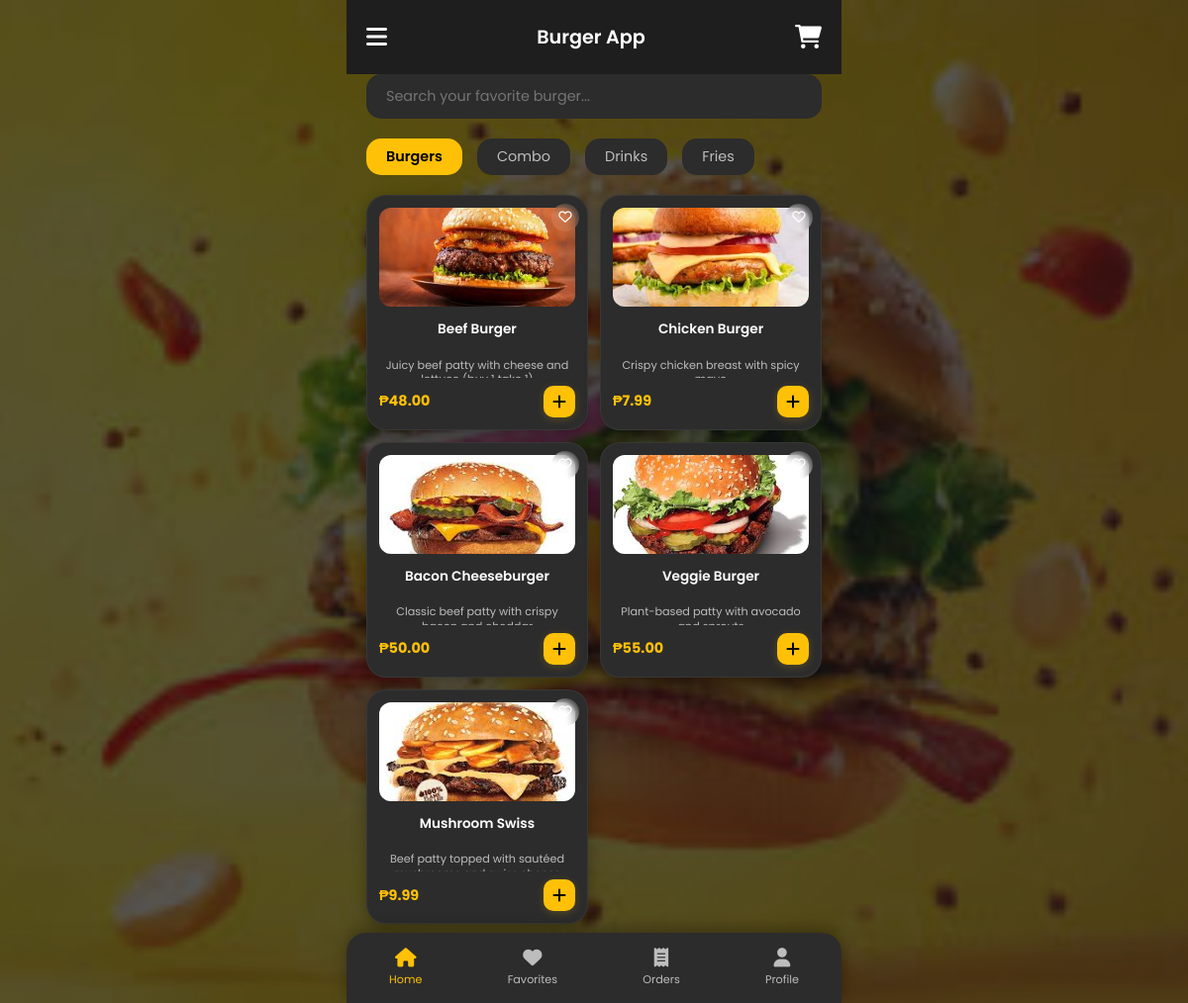
/ (signed in), run on the app's committed database.
### tables this page shows
CREATE TABLE `categories` (
  `id` int(11) NOT NULL,
  `name` varchar(50) NOT NULL
);

CREATE TABLE `products` (
  `id` int(11) NOT NULL,
  `category_id` int(11) DEFAULT NULL,
  `name` varchar(100) NOT NULL,
  `description` text DEFAULT NULL,
  `price` decimal(10,2) NOT NULL,
  `image` varchar(255) DEFAULT NULL,
  `is_available` tinyint(1) DEFAULT 1
);

### index.php (the view, shortened to what this page needs)
<?php
require_once 'config/db.php';
$cat_stmt = $pdo->query("SELECT * FROM categories");
$categories = $cat_stmt->fetchAll();
$category_id = isset($_GET['category']) ? (int)$_GET['category'] : $categories[0]['id'];
$prod_stmt = $pdo->prepare("SELECT * FROM products WHERE category_id = ? AND is_available = 1");
$prod_stmt->execute([$category_id]);
$products = $prod_stmt->fetchAll();
$fav_stmt = $pdo->prepare("SELECT product_id FROM favorites WHERE user_id = ?");
$fav_stmt->execute([$_SESSION['user_id']]);
$user_favorites = $fav_stmt->fetchAll(PDO::FETCH_COLUMN);
?>
<!DOCTYPE html>
<html lang="en">
<head>
    <link rel="stylesheet" href="assets/css/style.css">
    <link rel="stylesheet" href="https://cdnjs.cloudflare.com/ajax/libs/font-awesome/6.0.0/css/all.min.css">
</head>
<body>
    <header>
        <button class="icon-btn"><i class="fas fa-bars"></i></button>
        <div class="header-title">Burger App</div>
        <button class="icon-btn" id="cart-icon">
            <i class="fas fa-shopping-cart"></i>
        </button>
    </header>
    <div class="search-container">
        <input type="text" class="search-bar" placeholder="Search your favorite burger...">
    </div>
    <div class="categories-container">
        <?php foreach ($categories as $cat): ?>
            <a href="index.php?category=<?php echo $cat['id']; ?>"
               class="category-tab <?php echo $category_id == $cat['id'] ? 'active' : ''; ?>"
               style="text-decoration: none;">
                <?php echo $cat['name']; ?>
            </a>
        <?php endforeach; ?>
    </div>
    <div class="products-grid">
        <?php foreach ($products as $product): ?>
            <div class="product-card openable"
                 data-id="<?php echo $product['id']; ?>"
                 data-name="<?php echo htmlspecialchars($product['name'], ENT_QUOTES); ?>"
                 data-description="<?php echo htmlspecialchars($product['description'], ENT_QUOTES); ?>"
                 data-price="<?php echo $product['price']; ?>"
                 data-image="<?php echo htmlspecialchars($product['image'], ENT_QUOTES); ?>">
                <button class="favorite-btn <?php echo in_array($product['id'], $user_favorites ?? []) ? 'active' : ''; ?>"
                        onclick="toggleFavorite(<?php echo $product['id']; ?>, this)">
                    <i class="<?php echo in_array($product['id'], $user_favorites ?? []) ? 'fas' : 'far'; ?> fa-heart"></i>
                </button>
                <img src="assets/images/<?php echo $product['image']; ?>" alt="<?php echo $product['name']; ?>" class="product-image">
                <div class="product-name"><?php echo $product['name']; ?></div>
                <div class="product-desc"><?php echo $product['description']; ?></div>
                <div class="product-footer">
                    <div class="product-price">₱<?php echo number_format($product['price'], 2); ?></div>
                    <button class="add-to-cart" onclick="addToCart(<?php echo $product['id']; ?>, '<?php echo addslashes($product['name']); ?>', <?php echo $product['price']; ?>, '<?php echo $product['image']; ?>')">
                        <i class="fas fa-plus"></i>
                    </button>
                </div>
            </div>
        <?php endforeach; ?>
    </div>
    <nav class="bottom-nav">
        <a href="index.php" class="nav-item active">
            <i class="fas fa-home"></i>
            <span>Home</span>
        </a>
        <a href="favorites.php" class="nav-item">
            <i class="fas fa-heart"></i>
            <span>Favorites</span>
        </a>
        <a href="orders.php" class="nav-item">
            <i class="fas fa-receipt"></i>
            <span>Orders</span>
        </a>
        <a href="profile.php" class="nav-item">
            <i class="fas fa-user"></i>
            <span>Profile</span>
        </a>
    </nav>
</body>
</html>

### assets/css/style.css (style rules this page uses)
:root { --bg-primary: #1E1E1E; --bg-secondary: #2C2C2C; --accent: #FFC107; --accent-hover: #e0a800; --text-white: #FFFFFF; --text-gray: #BDBDBD; --card-shadow: 0 4px 15px rgba(0, 0, 0, 0.3); --radius-lg: 20px; --radius-md: 15px; --transition: 0.3s ease; }
* { margin: 0; padding: 0; box-sizing: border-box; font-family: 'Poppins', sans-serif; }
body { background-color: var(--bg-primary); color: var(--text-white); max-width: 500px; margin: 0 auto; min-height: 100vh; padding-bottom: 80px; }
header { display: flex; justify-content: space-between; align-items: center; padding: 20px; position: sticky; top: 0; background-color: var(--bg-primary); z-index: 100; }
.header-title { font-size: 1.2rem; font-weight: 600; }
.icon-btn { background: none; border: none; color: var(--text-white); font-size: 1.5rem; cursor: pointer; position: relative; }
.search-container { padding: 0 20px 20px; }
.search-bar { width: 100%; background-color: var(--bg-secondary); border: none; padding: 12px 20px; border-radius: var(--radius-md); color: var(--text-white); font-size: 0.9rem; outline: none; }
.categories-container { display: flex; overflow-x: auto; padding: 0 20px 20px; gap: 15px; scrollbar-width: none; }
.category-tab { padding: 8px 20px; background-color: var(--bg-secondary); border-radius: var(--radius-md); white-space: nowrap; cursor: pointer; transition: var(--transition); font-size: 0.9rem; color: var(--text-gray); }
.category-tab.active { background-color: var(--accent); color: #000; font-weight: 600; }
.products-grid { display: grid; grid-template-columns: repeat(2, 1fr); gap: 12px; padding: 0 20px; }
.product-card { position: relative; background-color: var(--bg-secondary); border-radius: var(--radius-lg); padding: 12px; text-align: center; box-shadow: var(--card-shadow); transition: var(--transition); border: 1px solid rgba(255, 255, 255, 0.05); }
.product-image { width: 100%; height: 100px; object-fit: cover; margin-bottom: 8px; border-radius: 12px; background: #333; }
.product-name { font-size: 0.85rem; font-weight: 600; margin-bottom: 4px; line-height: 1.2; height: 2.4em; overflow: hidden; display: -webkit-box; -webkit-line-clamp: 2; line-clamp: 2; -webkit-box-orient: vertical; }
.product-desc { font-size: 0.7rem; color: var(--text-gray); margin-bottom: 8px; display: -webkit-box; -webkit-line-clamp: 2; line-clamp: 2; -webkit-box-orient: vertical; overflow: hidden; line-height: 1.3; height: 1.8em; }
.product-footer { display: flex; justify-content: space-between; align-items: center; margin-top: auto; }
.product-price { font-weight: 700; color: var(--accent); font-size: 0.9rem; }
.add-to-cart { background-color: var(--accent); border: none; width: 32px; height: 32px; border-radius: 10px; cursor: pointer; display: flex; align-items: center; justify-content: center; font-size: 1rem; transition: var(--transition); box-shadow: 0 2px 8px rgba(255, 193, 7, 0.2); }
.favorite-btn { position: absolute; top: 8px; right: 8px; background: rgba(255, 255, 255, 0.1); border: none; width: 28px; height: 28px; border-radius: 50%; cursor: pointer; display: flex; align-items: center; justify-content: center; color: var(--text-white); transition: var(--transition); z-index: 10; backdrop-filter: blur(4px); }
.bottom-nav { position: fixed; bottom: 0; width: 100%; max-width: 500px; background-color: var(--bg-secondary); display: flex; justify-content: space-around; padding: 15px 0; border-top-left-radius: var(--radius-lg); border-top-right-radius: var(--radius-lg); box-shadow: 0 -4px 15px rgba(0, 0, 0, 0.3); }
.nav-item { display: flex; flex-direction: column; align-items: center; color: var(--text-gray); text-decoration: none; font-size: 0.7rem; gap: 5px; transition: var(--transition); }
.nav-item.active { color: var(--accent); }
.nav-item i { font-size: 1.2rem; }

### index.php (style rules this page uses)
body { background: linear-gradient(135deg, rgba(10, 10, 10, 0.68), rgba(24, 24, 24, 0.74)), url('assets/images/bg.jpg') center center / cover no-repeat fixed !important; }
.product-card.openable { cursor: pointer; }

### data on the page
categories: name "Burgers"
categories: name "Combo"
categories: name "Drinks"
categories: name "Fries"
products: image (picture), name "Beef Burger", description "Juicy beef patty with cheese…", price "48.00"
products: image (picture), name "Chicken Burger", description "Crispy chicken breast with…", price "7.99"
products: image (picture), name "Bacon Cheeseburger", description "Classic beef patty with…", price "50.00"
products: image (picture), name "Veggie Burger", description "Plant-based patty with…", price "55.00"
products: image (picture), name "Mushroom Swiss", description "Beef patty topped with…", price "9.99"
